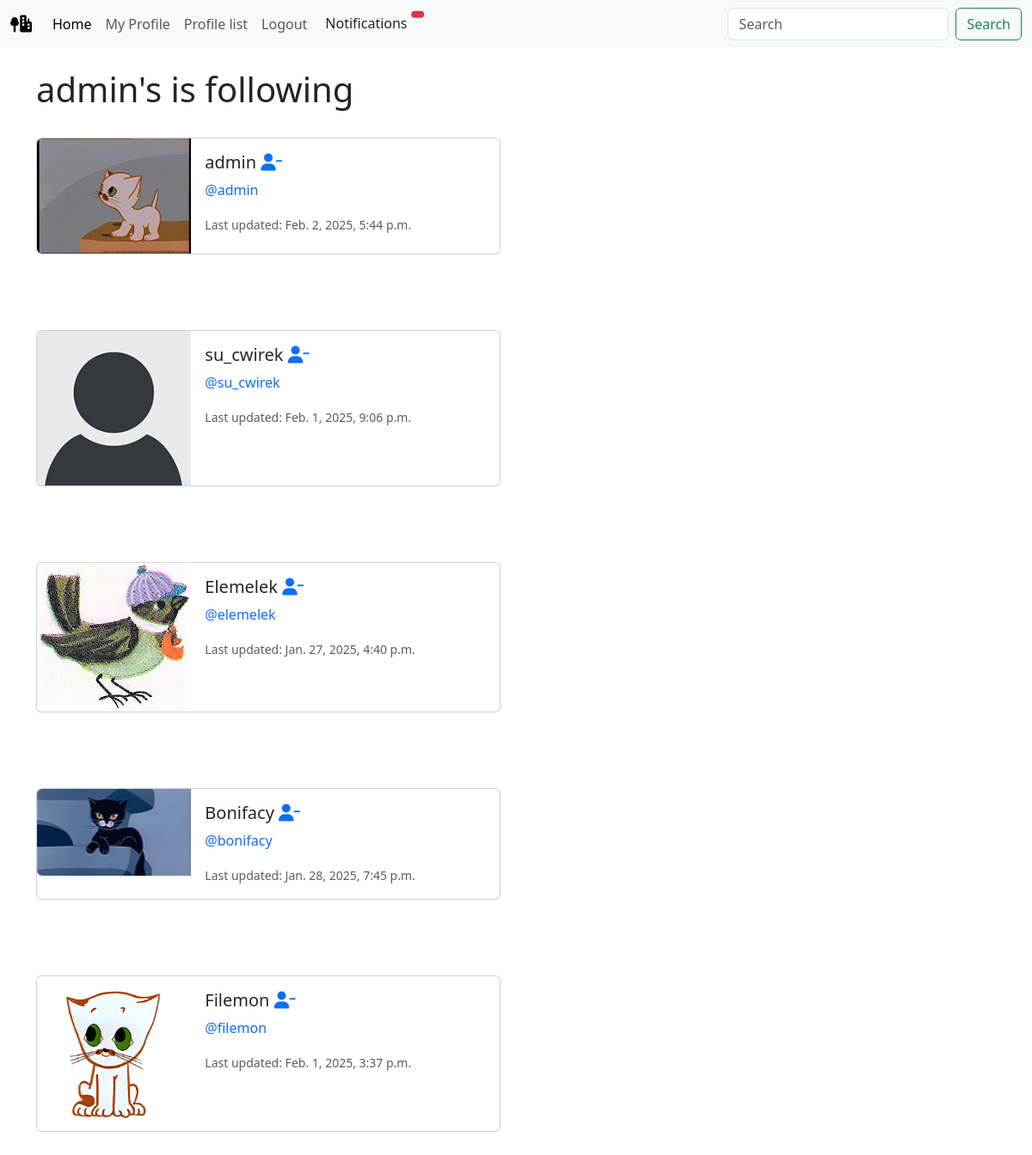
Page /profile/8/follows (signed in) on the committed database.
### yard/models.py (models this page shows, shortened)
class Profile(models.Model):
    user = models.OneToOneField(User, on_delete=models.CASCADE)
    follows = models.ManyToManyField("self", related_name="followed_by", symmetrical=False, blank=True)
    date_modified = models.DateTimeField(User, auto_now=True)
    profile_image = models.ImageField(blank=True, upload_to="images/profile/", default="default_profile_pic.png")
    profile_bio = models.CharField(null=True, blank=True, max_length=1500)
    homepage_link = models.CharField(null=True, blank=True, max_length=100)
    facebook_link = models.CharField(null=True, blank=True, max_length=100)
    instagram_link = models.CharField(null=True, blank=True, max_length=100)
    linkedin_link = models.CharField(null=True, blank=True, max_length=100)
    youtube_link = models.CharField(null=True, blank=True, max_length=100)

### yard/views.py (the view)
# urls.py: path('profile/<int:pk>/follows', views.FollowView.follows, name="follows"),
    def follows(request, pk):
        if request.user.is_authenticated:
            if request.user.id == pk:
                profiles = Profile.objects.get(user_id=pk)
                return render(request, 'profile/follows.html', {"profiles":profiles})
            else:
                messages.success(request, ("That is not your profile page"))
                return redirect('home')
        else:
            messages.success(request, ("You must be logged in to view this page..."))
            return redirect('home')

### yard/templates/profile/follows.html
{% extends 'base.html' %}
{% load static %}
{% block content %}
<h1>{{request.user.username}}'s is following</h1>
<br />
{% if profiles %}
{% for profile in profiles.follows.all %}
<div class="card mb-3" style="max-width: 540px">
  <div class="row g-0">
    <div class="col-md-4">
      {% if profile.profile_image %}
      <img
        src="{{ profile.profile_image.url }}"
        class="img-fluid rounded-start"
        alt=""
      />
      {% else %}
      <img
        src="{% static 'images/default_profile_pic.png' %}"
        class="img-fluid rounded-start"
        alt="{{profile.user.username}}"
      />
      {% endif%}
    </div>
    <div class="col-md-8">
      <div class="card-body">
        <h5 class="card-title">
          {{ profile.user.username}}
          {% if profile in profiles.follows.all %}
          <a href="{% url 'unfollow' profile.user.id %}"
            ><i class="fa-solid fa-user-minus"></i
          ></a>
          {% else %}
          <a href="{% url 'follow' profile.user.id %}"
            ><i class="fa-solid fa-user-plus"></i
          ></a>
          {% endif %}
        </h5>
        <p class="card-text">
          <a href="{% url 'profile' profile.user.id %}"
            >@{{ profile.user.username|lower}}</a
          >
        </p>
        <p class="card-text">
          <small class="text-body-secondary"
            >Last updated: {{profile.date_modified}}</small
          >
        </p>
      </div>
    </div>
  </div>
</div>
<br /><br /><br />
{% endfor %}
{% endif %}
{% endblock %}

### yard/static/css/style.css (style rules this page uses)
button, a { text-decoration: none !important; }

### rows in the picture
Profile: profile_image (picture), user.username "admin", date_modified "Feb. 2, 2025, 5:44 p.m."
Profile: profile_image (placeholder picture), user.username "su_cwirek", date_modified "Feb. 1, 2025, 9:06 p.m."
Profile: profile_image (picture), user.username "Elemelek", user.username "elemelek", date_modified "Jan. 27, 2025, 4:40 p.m."
Profile: profile_image (picture), user.username "Bonifacy", user.username "bonifacy", date_modified "Jan. 28, 2025, 7:45 p.m."
Profile: profile_image (picture), user.username "Filemon", user.username "filemon", date_modified "Feb. 1, 2025, 3:37 p.m."

### other values in the picture
{{ request.user.username }} "admin"
